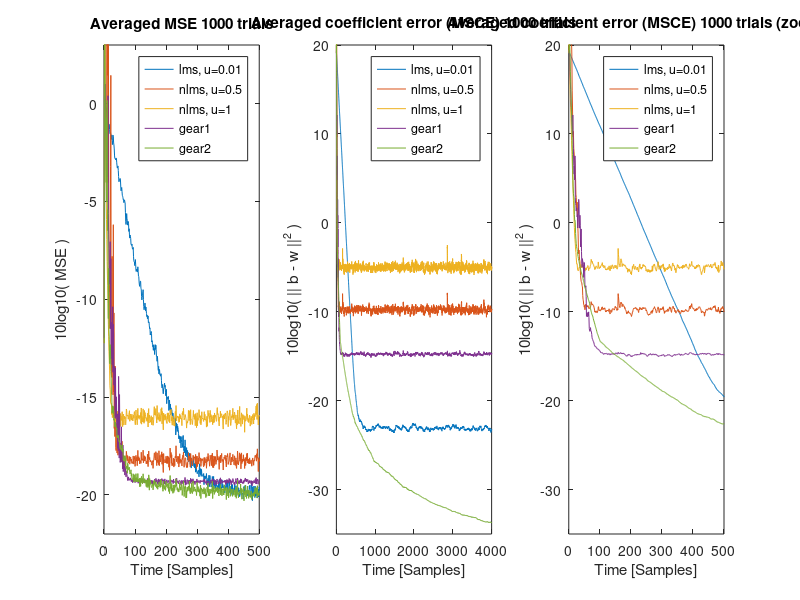

MATLAB code for this plot:
%plots the data gathered from ASP_Part_4_3.m
clc;clear;clf;
load 0.01.mat               %benchmark to compare 'geared' results with.
load gear1.mat              %'geared' results. 
load gear2.mat
load nlms_0.5.mat
load nlms_1.mat



figure(1);clf;
subplot(1,3,1)
plot([1:9999],10*log10(mse0_01), [1:4999], 10*log10(mse_nlms_0_5), [1:4999], 10*log10(mse_nlms_1), [1:4999], 10*log10(mse_gear1), [1:4999], 10*log10(mse_gear2))
title('Averaged MSE 1000 trials')
xlabel('Time [Samples]')
ylabel('10log10( MSE )')
legend('lms, u=0.01', 'nlms, u=0.5', 'nlms, u=1', 'gear1', 'gear2')
ylim([-22, 3])
xlim([0, 500])

subplot(1,3,2)
plot([1:10000],10*log10(mce0_01), [1:5000], 10*log10(mce_nlms_0_5), [1:5000], 10*log10(mce_nlms_1), [1:5000], 10*log10(mce_gear1), [1:5000], 10*log10(mce_gear2))
title('Averaged coefficient error (MSCE) 1000 trials')
xlabel('Time [Samples]')
ylabel('10log10( || b - w ||^2 )')
legend('lms, u=0.01', 'nlms, u=0.5', 'nlms, u=1', 'gear1', 'gear2')
ylim([-35, 20])
xlim([0, 4000])

subplot(1,3,3)
plot([1:10000],10*log10(mce0_01), [1:5000], 10*log10(mce_nlms_0_5), [1:5000], 10*log10(mce_nlms_1), [1:5000], 10*log10(mce_gear1), [1:5000], 10*log10(mce_gear2))
title('Averaged coefficient error (MSCE) 1000 trials (zoomed)')
xlabel('Time [Samples]')
ylabel('10log10( || b - w ||^2 )')
legend('lms, u=0.01', 'nlms, u=0.5', 'nlms, u=1', 'gear1', 'gear2')
ylim([-35, 20])
xlim([0, 500])


